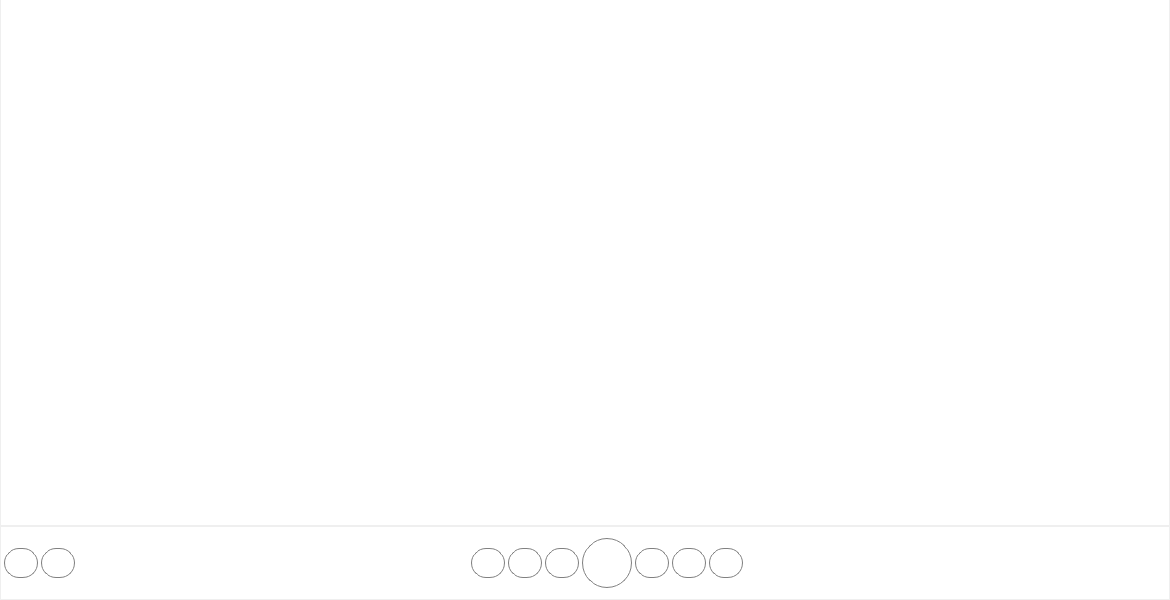
<?xml version="1.0" encoding="UTF-8"?>
<ui version="4.0">
 <class>MainWindow</class>
 <widget class="QMainWindow" name="MainWindow">
  <property name="geometry">
   <rect>
    <x>0</x>
    <y>0</y>
    <width>1170</width>
    <height>600</height>
   </rect>
  </property>
  <property name="acceptDrops">
   <bool>true</bool>
  </property>
  <property name="windowTitle">
   <string>CrossViewer</string>
  </property>
  <property name="windowIcon">
   <iconset resource="../res/res.qrc">
    <normaloff>:/app/action_ico/Double-J-Design-Origami-Colored-Pencil-Blue-camera.ico</normaloff>:/app/action_ico/Double-J-Design-Origami-Colored-Pencil-Blue-camera.ico</iconset>
  </property>
  <property name="styleSheet">
   <string notr="true"/>
  </property>
  <widget class="QWidget" name="centralWidget">
   <layout class="QVBoxLayout" name="verticalLayout">
    <property name="spacing">
     <number>2</number>
    </property>
    <property name="leftMargin">
     <number>1</number>
    </property>
    <property name="topMargin">
     <number>0</number>
    </property>
    <property name="rightMargin">
     <number>1</number>
    </property>
    <property name="bottomMargin">
     <number>1</number>
    </property>
    <item>
     <widget class="View" name="graphicsView">
      <property name="mouseTracking">
       <bool>true</bool>
      </property>
      <property name="styleSheet">
       <string notr="true">border:none;</string>
      </property>
     </widget>
    </item>
    <item>
     <widget class="QWidget" name="buttonArea" native="true">
      <property name="minimumSize">
       <size>
        <width>0</width>
        <height>50</height>
       </size>
      </property>
      <property name="styleSheet">
       <string notr="true">background-color:white;</string>
      </property>
      <layout class="QHBoxLayout" name="horizontalLayout">
       <property name="spacing">
        <number>3</number>
       </property>
       <property name="leftMargin">
        <number>3</number>
       </property>
       <property name="rightMargin">
        <number>33</number>
       </property>
       <item>
        <widget class="QPushButton" name="btn_plus">
         <property name="sizePolicy">
          <sizepolicy hsizetype="Fixed" vsizetype="Fixed">
           <horstretch>0</horstretch>
           <verstretch>0</verstretch>
          </sizepolicy>
         </property>
         <property name="minimumSize">
          <size>
           <width>30</width>
           <height>30</height>
          </size>
         </property>
         <property name="toolTip">
          <string>&lt;html&gt;&lt;head/&gt;&lt;body&gt;&lt;p&gt;zoom + &lt;/p&gt;&lt;/body&gt;&lt;/html&gt;</string>
         </property>
         <property name="styleSheet">
          <string notr="true">QPushButton#btn_plus {
    border-style: solid;
    border-width: 1px;
    border-radius: 15px;
    border-color: gray;
}
QPushButton#btn_plus:hover {
    border-width: 2px;
    border-color: black;
}
QPushButton#btn_plus:pressed {
    border-width: 2px;
    border-color: gray;
}</string>
         </property>
         <property name="text">
          <string/>
         </property>
         <property name="icon">
          <iconset resource="../res/res.qrc">
           <normaloff>:/mate/action_ico/mind/Iconsmind-Outline-Magnifi-Glass.ico</normaloff>:/mate/action_ico/mind/Iconsmind-Outline-Magnifi-Glass.ico</iconset>
         </property>
        </widget>
       </item>
       <item>
        <widget class="QPushButton" name="btn_minus">
         <property name="sizePolicy">
          <sizepolicy hsizetype="Fixed" vsizetype="Fixed">
           <horstretch>0</horstretch>
           <verstretch>0</verstretch>
          </sizepolicy>
         </property>
         <property name="minimumSize">
          <size>
           <width>30</width>
           <height>30</height>
          </size>
         </property>
         <property name="toolTip">
          <string>&lt;html&gt;&lt;head/&gt;&lt;body&gt;&lt;p&gt;zoom -&lt;/p&gt;&lt;/body&gt;&lt;/html&gt;</string>
         </property>
         <property name="styleSheet">
          <string notr="true">QPushButton#btn_minus {
    border-style: solid;
    border-width: 1px;
    border-radius: 15px;
    border-color: gray;
}
QPushButton#btn_minus:hover {
    border-width: 2px;
    border-color: black;
}
QPushButton#btn_minus:pressed {
    border-width: 2px;
    border-color: gray;
}</string>
         </property>
         <property name="text">
          <string/>
         </property>
         <property name="icon">
          <iconset resource="../res/res.qrc">
           <normaloff>:/mate/action_ico/mind/Iconsmind-Outline-Magnifi-Glass-2.ico</normaloff>:/mate/action_ico/mind/Iconsmind-Outline-Magnifi-Glass-2.ico</iconset>
         </property>
        </widget>
       </item>
       <item>
        <spacer name="horizontalSpacer">
         <property name="orientation">
          <enum>Qt::Horizontal</enum>
         </property>
         <property name="sizeHint" stdset="0">
          <size>
           <width>40</width>
           <height>20</height>
          </size>
         </property>
        </spacer>
       </item>
       <item>
        <widget class="QPushButton" name="btn_fitToWindow">
         <property name="sizePolicy">
          <sizepolicy hsizetype="Fixed" vsizetype="Fixed">
           <horstretch>0</horstretch>
           <verstretch>0</verstretch>
          </sizepolicy>
         </property>
         <property name="minimumSize">
          <size>
           <width>30</width>
           <height>30</height>
          </size>
         </property>
         <property name="toolTip">
          <string>&lt;html&gt;&lt;head/&gt;&lt;body&gt;&lt;p&gt;Fit to window&lt;/p&gt;&lt;/body&gt;&lt;/html&gt;</string>
         </property>
         <property name="styleSheet">
          <string notr="true">QPushButton#btn_fitToWindow {
    border-style: solid;
    border-width: 1px;
    border-radius: 15px;
    border-color: gray;
}
QPushButton#btn_fitToWindow:hover {
    border-width: 2px;
    border-color: black;
	background-color:gray;
}
QPushButton#btn_fitToWindow:pressed {
    border-width: 2px;
    border-color: gray;
	background-color:gray;
}</string>
         </property>
         <property name="text">
          <string/>
         </property>
         <property name="icon">
          <iconset resource="../res/res.qrc">
           <normaloff>:/mate/action_ico/mind/Iconsmind-Outline-FitTo.ico</normaloff>:/mate/action_ico/mind/Iconsmind-Outline-FitTo.ico</iconset>
         </property>
        </widget>
       </item>
       <item>
        <widget class="QPushButton" name="btn_origSize">
         <property name="sizePolicy">
          <sizepolicy hsizetype="Fixed" vsizetype="Fixed">
           <horstretch>0</horstretch>
           <verstretch>0</verstretch>
          </sizepolicy>
         </property>
         <property name="minimumSize">
          <size>
           <width>30</width>
           <height>30</height>
          </size>
         </property>
         <property name="toolTip">
          <string>&lt;html&gt;&lt;head/&gt;&lt;body&gt;&lt;p&gt;Original size&lt;/p&gt;&lt;/body&gt;&lt;/html&gt;</string>
         </property>
         <property name="styleSheet">
          <string notr="true">QPushButton#btn_origSize {
    border-style: solid;
    border-width: 1px;
    border-radius: 15px;
    border-color: gray;
}
QPushButton#btn_origSize:hover {
    border-width: 2px;
    border-color: black;
}
QPushButton#btn_origSize:pressed {
    border-width: 2px;
    border-color: gray;
}</string>
         </property>
         <property name="text">
          <string/>
         </property>
         <property name="icon">
          <iconset resource="../res/res.qrc">
           <normaloff>:/mate/action_ico/mind/Iconsmind-Outline-Fit-To-2.ico</normaloff>:/mate/action_ico/mind/Iconsmind-Outline-Fit-To-2.ico</iconset>
         </property>
        </widget>
       </item>
       <item>
        <widget class="QPushButton" name="btn_back">
         <property name="sizePolicy">
          <sizepolicy hsizetype="Fixed" vsizetype="Fixed">
           <horstretch>0</horstretch>
           <verstretch>0</verstretch>
          </sizepolicy>
         </property>
         <property name="minimumSize">
          <size>
           <width>30</width>
           <height>30</height>
          </size>
         </property>
         <property name="toolTip">
          <string>&lt;html&gt;&lt;head/&gt;&lt;body&gt;&lt;p&gt;Previous image&lt;/p&gt;&lt;/body&gt;&lt;/html&gt;</string>
         </property>
         <property name="styleSheet">
          <string notr="true">QPushButton#btn_back {
    border-style: solid;
    border-width: 1px;
    border-radius: 15px;
    border-color: gray;
}
QPushButton#btn_back:hover {
    border-width: 2px;
    border-color: black;
}
QPushButton#btn_back:pressed {
    border-width: 2px;
    border-color: gray;
}</string>
         </property>
         <property name="text">
          <string/>
         </property>
         <property name="icon">
          <iconset resource="../res/res.qrc">
           <normaloff>:/mate/action_ico/mind/Iconsmind-Outline-Arrow-Back-2.ico</normaloff>:/mate/action_ico/mind/Iconsmind-Outline-Arrow-Back-2.ico</iconset>
         </property>
        </widget>
       </item>
       <item>
        <widget class="QPushButton" name="btn_slideShow">
         <property name="sizePolicy">
          <sizepolicy hsizetype="Fixed" vsizetype="Fixed">
           <horstretch>0</horstretch>
           <verstretch>0</verstretch>
          </sizepolicy>
         </property>
         <property name="minimumSize">
          <size>
           <width>50</width>
           <height>50</height>
          </size>
         </property>
         <property name="toolTip">
          <string>&lt;html&gt;&lt;head/&gt;&lt;body&gt;&lt;p&gt;Slide show&lt;/p&gt;&lt;/body&gt;&lt;/html&gt;</string>
         </property>
         <property name="styleSheet">
          <string notr="true">QPushButton#btn_slideShow {
    border-style: solid;
    border-width: 1px;
    border-radius: 25px;
    border-color: gray;
}
QPushButton#btn_slideShow:hover {
    border-width: 2px;
    border-color: black;
}
QPushButton#btn_slideShow:pressed {
    border-width: 2px;
    border-color: gray;
}</string>
         </property>
         <property name="text">
          <string/>
         </property>
         <property name="icon">
          <iconset resource="../res/res.qrc">
           <normaloff>:/mate/action_ico/mind/Iconsmind-Outline-Arrow-Forward-2.ico</normaloff>:/mate/action_ico/mind/Iconsmind-Outline-Arrow-Forward-2.ico</iconset>
         </property>
        </widget>
       </item>
       <item>
        <widget class="QPushButton" name="btn_forward">
         <property name="sizePolicy">
          <sizepolicy hsizetype="Fixed" vsizetype="Fixed">
           <horstretch>0</horstretch>
           <verstretch>0</verstretch>
          </sizepolicy>
         </property>
         <property name="minimumSize">
          <size>
           <width>30</width>
           <height>30</height>
          </size>
         </property>
         <property name="toolTip">
          <string>&lt;html&gt;&lt;head/&gt;&lt;body&gt;&lt;p&gt;Next image&lt;/p&gt;&lt;/body&gt;&lt;/html&gt;</string>
         </property>
         <property name="styleSheet">
          <string notr="true">QPushButton#btn_forward {
    border-style: solid;
    border-width: 1px;
    border-radius: 15px;
    border-color: gray;
}
QPushButton#btn_forward:hover {
    border-width: 2px;
    border-color: black;
}
QPushButton#btn_forward:pressed {
    border-width: 2px;
    border-color: gray;
}</string>
         </property>
         <property name="text">
          <string/>
         </property>
         <property name="icon">
          <iconset resource="../res/res.qrc">
           <normaloff>:/mate/action_ico/mind/Iconsmind-Outline-Arrow-Next.ico</normaloff>:/mate/action_ico/mind/Iconsmind-Outline-Arrow-Next.ico</iconset>
         </property>
        </widget>
       </item>
       <item>
        <widget class="QPushButton" name="btn_rotate">
         <property name="sizePolicy">
          <sizepolicy hsizetype="Fixed" vsizetype="Fixed">
           <horstretch>0</horstretch>
           <verstretch>0</verstretch>
          </sizepolicy>
         </property>
         <property name="minimumSize">
          <size>
           <width>30</width>
           <height>30</height>
          </size>
         </property>
         <property name="toolTip">
          <string>&lt;html&gt;&lt;head/&gt;&lt;body&gt;&lt;p&gt;Rotate&lt;/p&gt;&lt;/body&gt;&lt;/html&gt;</string>
         </property>
         <property name="styleSheet">
          <string notr="true">QPushButton#btn_rotate {
    border-style: solid;
    border-width: 1px;
    border-radius: 15px;
    border-color: gray;
}
QPushButton#btn_rotate:hover {
    border-width: 2px;
    border-color: black;
}
QPushButton#btn_rotate:pressed {
    border-width: 2px;
    border-color: gray;
}</string>
         </property>
         <property name="text">
          <string/>
         </property>
         <property name="icon">
          <iconset resource="../res/res.qrc">
           <normaloff>:/mate/action_ico/mind/Iconsmind-Outline-Orientation-2-2.ico</normaloff>:/mate/action_ico/mind/Iconsmind-Outline-Orientation-2-2.ico</iconset>
         </property>
        </widget>
       </item>
       <item>
        <widget class="QPushButton" name="btn_delete">
         <property name="sizePolicy">
          <sizepolicy hsizetype="Fixed" vsizetype="Fixed">
           <horstretch>0</horstretch>
           <verstretch>0</verstretch>
          </sizepolicy>
         </property>
         <property name="minimumSize">
          <size>
           <width>30</width>
           <height>30</height>
          </size>
         </property>
         <property name="acceptDrops">
          <bool>false</bool>
         </property>
         <property name="toolTip">
          <string>&lt;html&gt;&lt;head/&gt;&lt;body&gt;&lt;p&gt;Delete&lt;/p&gt;&lt;/body&gt;&lt;/html&gt;</string>
         </property>
         <property name="styleSheet">
          <string notr="true">QPushButton#btn_delete {
    border-style: solid;
    border-width: 1px;
    border-radius: 15px;
    border-color: gray;
}
QPushButton#btn_delete:hover {
    border-width: 2px;
    border-color: black;
}
QPushButton#btn_delete:pressed {
    border-width: 2px;
    border-color: gray;
}</string>
         </property>
         <property name="text">
          <string/>
         </property>
         <property name="icon">
          <iconset resource="../res/res.qrc">
           <normaloff>:/mate/action_ico/mind/Iconsmind-Outline-Delete-File.ico</normaloff>:/mate/action_ico/mind/Iconsmind-Outline-Delete-File.ico</iconset>
         </property>
        </widget>
       </item>
       <item>
        <spacer name="horizontalSpacer_2">
         <property name="orientation">
          <enum>Qt::Horizontal</enum>
         </property>
         <property name="sizeHint" stdset="0">
          <size>
           <width>40</width>
           <height>20</height>
          </size>
         </property>
        </spacer>
       </item>
      </layout>
     </widget>
    </item>
   </layout>
  </widget>
  <widget class="QMenuBar" name="menuBar">
   <property name="geometry">
    <rect>
     <x>0</x>
     <y>0</y>
     <width>1170</width>
     <height>20</height>
    </rect>
   </property>
  </widget>
  <action name="actionDelete">
   <property name="icon">
    <iconset resource="../res/res.qrc">
     <normaloff>:/mate/action_ico/mind/Iconsmind-Outline-Delete-File.ico</normaloff>:/mate/action_ico/mind/Iconsmind-Outline-Delete-File.ico</iconset>
   </property>
   <property name="text">
    <string>Delete</string>
   </property>
   <property name="toolTip">
    <string>Delete this file from disk</string>
   </property>
   <property name="shortcut">
    <string>F8</string>
   </property>
  </action>
  <action name="actionOpen">
   <property name="icon">
    <iconset resource="../res/res.qrc">
     <normaloff>:/mate/action_ico/mind/Iconsmind-Outline-Folder-Open.ico</normaloff>:/mate/action_ico/mind/Iconsmind-Outline-Folder-Open.ico</iconset>
   </property>
   <property name="text">
    <string>Open</string>
   </property>
   <property name="toolTip">
    <string>Open file from disk.</string>
   </property>
   <property name="shortcut">
    <string>F3</string>
   </property>
  </action>
  <action name="actionSave_as">
   <property name="icon">
    <iconset resource="../res/res.qrc">
     <normaloff>:/mate/action_ico/mind/Iconsmind-Outline-Disk.ico</normaloff>:/mate/action_ico/mind/Iconsmind-Outline-Disk.ico</iconset>
   </property>
   <property name="text">
    <string>Save as...</string>
   </property>
   <property name="toolTip">
    <string>Copy file to another directory.</string>
   </property>
   <property name="shortcut">
    <string>F7</string>
   </property>
  </action>
  <action name="actionExit">
   <property name="text">
    <string>Exit</string>
   </property>
   <property name="toolTip">
    <string>Exit.</string>
   </property>
   <property name="shortcut">
    <string>F10</string>
   </property>
  </action>
  <action name="actionEdit">
   <property name="icon">
    <iconset resource="../res/res.qrc">
     <normaloff>:/mate/action_ico/mind/Iconsmind-Outline-Resize.ico</normaloff>:/mate/action_ico/mind/Iconsmind-Outline-Resize.ico</iconset>
   </property>
   <property name="text">
    <string>Edit</string>
   </property>
   <property name="toolTip">
    <string>Resize for example</string>
   </property>
   <property name="shortcut">
    <string>Ctrl+Shift+E</string>
   </property>
  </action>
 </widget>
 <layoutdefault spacing="6" margin="11"/>
 <customwidgets>
  <customwidget>
   <class>View</class>
   <extends>QGraphicsView</extends>
   <header>View.h</header>
  </customwidget>
 </customwidgets>
 <resources>
  <include location="../res/res.qrc"/>
 </resources>
 <connections/>
</ui>
